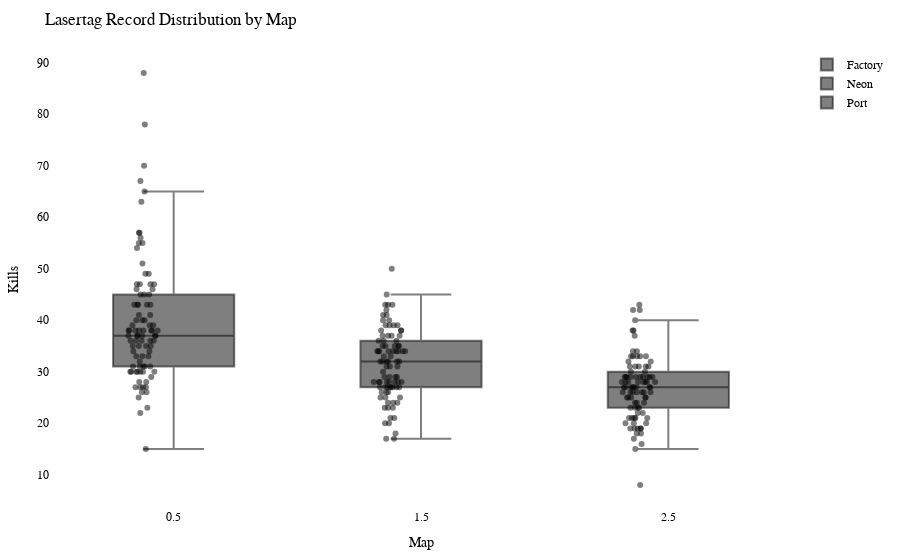

The code cell stored with this chart in its notebook:
### Code cell
import plotly.graph_objects as go
import plotly.io as pio

df = getRecordsDataframe(minigame="Lasertag")

# Calculate the offset for centering the data points
num_columns = len(df.columns)
offset = 0.5

# Create a Swarm plot using Plotly
fig = go.Figure()

for i, column in enumerate(df.columns):
    x_values = [i + offset] * len(df[column])  # Adjust x-values with offset for horizontal centering
    fig.add_trace(go.Box(x=x_values,
                         y=df[column],
                         name=column,
                         boxpoints='all',
                         pointpos=-0.5,  # Adjust point position to prevent overlapping
                         marker=dict(color='rgba(0,0,0,0.5)', size=6),  # Adjust marker color and size
                         hovertext=df.index,
                         hoverinfo='text+y'))

fig.update_layout(title="Lasertag Record Distribution by Map",
                  xaxis=dict(title="Map"),
                  yaxis=dict(title="Kills"),
                  showlegend=True,
                  font=dict(family="Arial", size=12, color="black"),  # Customize font
                  plot_bgcolor="white",  # Set background color
                  margin=dict(l=50, r=50, t=50, b=50),  # Adjust margins for better layout
                  )

pio.show(fig)

pio.write_html(fig, "out/laser_swarm_plot.html")

### Figure 1 — Plotly figure (JSON) as saved in the notebook; plotly's stock layout.template omitted (floating-point values rounded to 4 significant figures)
{"data": [{"boxpoints": "all", "hoverinfo": "text+y", "hovertext": ["agowskyy", "Anni808", "Axollotel", "BacardiSprite", "bawskey", "BearchenGott", "BusinessBent", "byTobi", "cediiiiii_10", "Chander24", "Chrisi20101", "crocodile1870", "cxl1lo", "DarkCobweb", "DerBaumIstDerWeg", "Dokkkkko", "Ex4cted", "Falke23_5", "Feinberg", "Fflopse", "ForceFox", "Freeeedom", "frutigall", "GamemasterNiki", "GeneralEnte06", "Gerrygames", "Gobo9", "GrafikKatze", "Grapfen", "Gummibearchen", "H1ghsay", "h4nnes", "Harold_Sensemann", "HerrDante", "Jan2220", "JennieKim", "jimmi1410", "JOW23", "Joy_8oy", "JustK1lling", "KakaMC", "Kanickelul", "Kokochampi", "Kokochampo", "Kyuudo", "LeWi_100", "Livgo", "lizsyy", "LordAlexos", "Lubotter2009", "Luis_XYZ", "M0orey_0", "marbrueck", "Martomias", "Mincheeen", "MrNulfred", "Nexilus", "Ninivee", "officialryzon", "Oronor", "Pedrozockt", "Picutar", "PixlNight", "PolizeiDreamy", "Radattel", "Raefinzs", "Ritokii", "rXzEr_Justin", "Sackkerl", "schmaarek", "ScreamingBlatz", "Sebi1801", "Seemops_8", "Sey__", "SpeckyCut", "StaudammAusHolz", "Tomiokey", "tsuneee", "twitchparaskiill", "Txlentierter", "Umgfoin", "WirdNichtGeladen", "Wissender", "xBaumeisterin", "xX_Dima_ggg_Xx6", "xX_Masha_ggg_Xx9", "ymq_", "yzvm", "zTotito", "_n3d", "_Waldi_"], "marker": {"color": "rgba(0,0,0,0.5)", "size": 6}, "name": "Factory", "pointpos": -0.5, "type": "box", "x": [0.5, 0.5, 0.5, 0.5, 0.5, 0.5, 0.5, 0.5, 0.5, 0.5, 0.5, 0.5, 0.5, 0.5, 0.5, 0.5, 0.5, 0.5, 0.5, 0.5, 0.5, 0.5, 0.5, 0.5, 0.5, 0.5, 0.5, 0.5, 0.5, 0.5, 0.5, 0.5, 0.5, 0.5, 0.5, 0.5, 0.5, 0.5, 0.5, 0.5, 0.5, 0.5, 0.5, 0.5, 0.5, 0.5, 0.5, 0.5, 0.5, 0.5, 0.5, 0.5, 0.5, 0.5, 0.5, 0.5, 0.5, 0.5, 0.5, 0.5, 0.5, 0.5, 0.5, 0.5, 0.5, 0.5, 0.5, 0.5, 0.5, 0.5, 0.5, 0.5, 0.5, 0.5, 0.5, 0.5, 0.5, 0.5, 0.5, 0.5, 0.5, 0.5, 0.5, 0.5, 0.5, 0.5, 0.5, 0.5, 0.5, 0.5, 0.5], "y": [39, 26, 37, 57, 63, 45, 38, 36, 55, 27, 30, 27, 22, 39, 35, 28, 78, 38, 26, 70, 34, 38, 57, 31, 36, 47, 47, 40, 43, 45, 31, 67, 43, 88, 38, 33, 30, 65, 27, 30, 40, 15, 37, 37, 37, 35, 43, 49, 43, 37, 32, 30, 45, 46, 38, 34, 38, 31, 25, 40, 47, 37, 29, 36, 35, 28, 56, 39, 43, 41, 38, 33, 30, 49, 30, 35, 36, 55, 46, 31, 30, 41, 31, 36, 27, 23, 54, 51, 38, 47, 33]}, {"boxpoints": "all", "hoverinfo": "text+y", "hovertext": ["agowskyy", "Anni808", "Axollotel", "BacardiSprite", "bawskey", "BearchenGott", "BusinessBent", "byTobi", "cediiiiii_10", "Chander24", "Chrisi20101", "crocodile1870", "cxl1lo", "DarkCobweb", "DerBaumIstDerWeg", "Dokkkkko", "Ex4cted", "Falke23_5", "Feinberg", "Fflopse", "ForceFox", "Freeeedom", "frutigall", "GamemasterNiki", "GeneralEnte06", "Gerrygames", "Gobo9", "GrafikKatze", "Grapfen", "Gummibearchen", "H1ghsay", "h4nnes", "Harold_Sensemann", "HerrDante", "Jan2220", "JennieKim", "jimmi1410", "JOW23", "Joy_8oy", "JustK1lling", "KakaMC", "Kanickelul", "Kokochampi", "Kokochampo", "Kyuudo", "LeWi_100", "Livgo", "lizsyy", "LordAlexos", "Lubotter2009", "Luis_XYZ", "M0orey_0", "marbrueck", "Martomias", "Mincheeen", "MrNulfred", "Nexilus", "Ninivee", "officialryzon", "Oronor", "Pedrozockt", "Picutar", "PixlNight", "PolizeiDreamy", "Radattel", "Raefinzs", "Ritokii", "rXzEr_Justin", "Sackkerl", "schmaarek", "ScreamingBlatz", "Sebi1801", "Seemops_8", "Sey__", "SpeckyCut", "StaudammAusHolz", "Tomiokey", "tsuneee", "twitchparaskiill", "Txlentierter", "Umgfoin", "WirdNichtGeladen", "Wissender", "xBaumeisterin", "xX_Dima_ggg_Xx6", "xX_Masha_ggg_Xx9", "ymq_", "yzvm", "zTotito", "_n3d", "_Waldi_"], "marker": {"color": "rgba(0,0,0,0.5)", "size": 6}, "name": "Neon", "pointpos": -0.5, "type": "box", "x": [1.5, 1.5, 1.5, 1.5, 1.5, 1.5, 1.5, 1.5, 1.5, 1.5, 1.5, 1.5, 1.5, 1.5, 1.5, 1.5, 1.5, 1.5, 1.5, 1.5, 1.5, 1.5, 1.5, 1.5, 1.5, 1.5, 1.5, 1.5, 1.5, 1.5, 1.5, 1.5, 1.5, 1.5, 1.5, 1.5, 1.5, 1.5, 1.5, 1.5, 1.5, 1.5, 1.5, 1.5, 1.5, 1.5, 1.5, 1.5, 1.5, 1.5, 1.5, 1.5, 1.5, 1.5, 1.5, 1.5, 1.5, 1.5, 1.5, 1.5, 1.5, 1.5, 1.5, 1.5, 1.5, 1.5, 1.5, 1.5, 1.5, 1.5, 1.5, 1.5, 1.5, 1.5, 1.5, 1.5, 1.5, 1.5, 1.5, 1.5, 1.5, 1.5, 1.5, 1.5, 1.5, 1.5, 1.5, 1.5, 1.5, 1.5, 1.5], "y": [34, 27, 35, 35, 32, 35, 28, 26, 41, 17, 27, 27, 17, 39, 38, 18, 39, 34, 21, 45, 20, 36, 36, 28, 27, 39, 43, 34, 40, 35, 28, 34, 29, 50, 31, 28, 23, 43, 25, 31, 37, 24, 21, 34, 27, 32, 23, 36, 32, 26, 23, 25, 32, 28, 41, 28, 27, 29, null, 40, 43, 32, 27, 29, 27, 25, 34, 28, 31, 37, 38, 32, 30, 26, 24, 34, 37, 34, 39, null, 28, 33, 34, 24, 29, 20, 38, 42, 35, 37, 33]}, {"boxpoints": "all", "hoverinfo": "text+y", "hovertext": ["agowskyy", "Anni808", "Axollotel", "BacardiSprite", "bawskey", "BearchenGott", "BusinessBent", "byTobi", "cediiiiii_10", "Chander24", "Chrisi20101", "crocodile1870", "cxl1lo", "DarkCobweb", "DerBaumIstDerWeg", "Dokkkkko", "Ex4cted", "Falke23_5", "Feinberg", "Fflopse", "ForceFox", "Freeeedom", "frutigall", "GamemasterNiki", "GeneralEnte06", "Gerrygames", "Gobo9", "GrafikKatze", "Grapfen", "Gummibearchen", "H1ghsay", "h4nnes", "Harold_Sensemann", "HerrDante", "Jan2220", "JennieKim", "jimmi1410", "JOW23", "Joy_8oy", "JustK1lling", "KakaMC", "Kanickelul", "Kokochampi", "Kokochampo", "Kyuudo", "LeWi_100", "Livgo", "lizsyy", "LordAlexos", "Lubotter2009", "Luis_XYZ", "M0orey_0", "marbrueck", "Martomias", "Mincheeen", "MrNulfred", "Nexilus", "Ninivee", "officialryzon", "Oronor", "Pedrozockt", "Picutar", "PixlNight", "PolizeiDreamy", "Radattel", "Raefinzs", "Ritokii", "rXzEr_Justin", "Sackkerl", "schmaarek", "ScreamingBlatz", "Sebi1801", "Seemops_8", "Sey__", "SpeckyCut", "StaudammAusHolz", "Tomiokey", "tsuneee", "twitchparaskiill", "Txlentierter", "Umgfoin", "WirdNichtGeladen", "Wissender", "xBaumeisterin", "xX_Dima_ggg_Xx6", "xX_Masha_ggg_Xx9", "ymq_", "yzvm", "zTotito", "_n3d", "_Waldi_"], "marker": {"color": "rgba(0,0,0,0.5)", "size": 6}, "name": "Port", "pointpos": -0.5, "type": "box", "x": [2.5, 2.5, 2.5, 2.5, 2.5, 2.5, 2.5, 2.5, 2.5, 2.5, 2.5, 2.5, 2.5, 2.5, 2.5, 2.5, 2.5, 2.5, 2.5, 2.5, 2.5, 2.5, 2.5, 2.5, 2.5, 2.5, 2.5, 2.5, 2.5, 2.5, 2.5, 2.5, 2.5, 2.5, 2.5, 2.5, 2.5, 2.5, 2.5, 2.5, 2.5, 2.5, 2.5, 2.5, 2.5, 2.5, 2.5, 2.5, 2.5, 2.5, 2.5, 2.5, 2.5, 2.5, 2.5, 2.5, 2.5, 2.5, 2.5, 2.5, 2.5, 2.5, 2.5, 2.5, 2.5, 2.5, 2.5, 2.5, 2.5, 2.5, 2.5, 2.5, 2.5, 2.5, 2.5, 2.5, 2.5, 2.5, 2.5, 2.5, 2.5, 2.5, 2.5, 2.5, 2.5, 2.5, 2.5, 2.5, 2.5, 2.5, 2.5], "y": [24, 20, 25, 29, 30, 29, 26, 20, 33, 19, 29, 25, 18, 28, 28, 15, 33, 25, 24, 43, 16, 34, 38, 27, 26, 29, 37, 27, 38, 31, 27, 33, 28, 40, 27, 23, 27, 42, 33, 8, 25, null, 17, 24, 22, 31, 26, 33, 30, 28, 22, 27, 25, 31, 28, 26, 29, 21, 29, 31, 42, 26, 21, 23, 19, 23, 18, 29, 29, 29, 28, null, 20, 32, 21, 21, 26, 31, 27, 19, 28, 26, 27, 19, 23, 19, 29, 28, 32, 34, 21]}], "layout": {"font": {"color": "black", "family": "Arial", "size": 12}, "margin": {"b": 50, "l": 50, "r": 50, "t": 50}, "plot_bgcolor": "white", "showlegend": true, "title": {"text": "Lasertag Record Distribution by Map"}, "xaxis": {"title": {"text": "Map"}}, "yaxis": {"title": {"text": "Kills"}}}}
